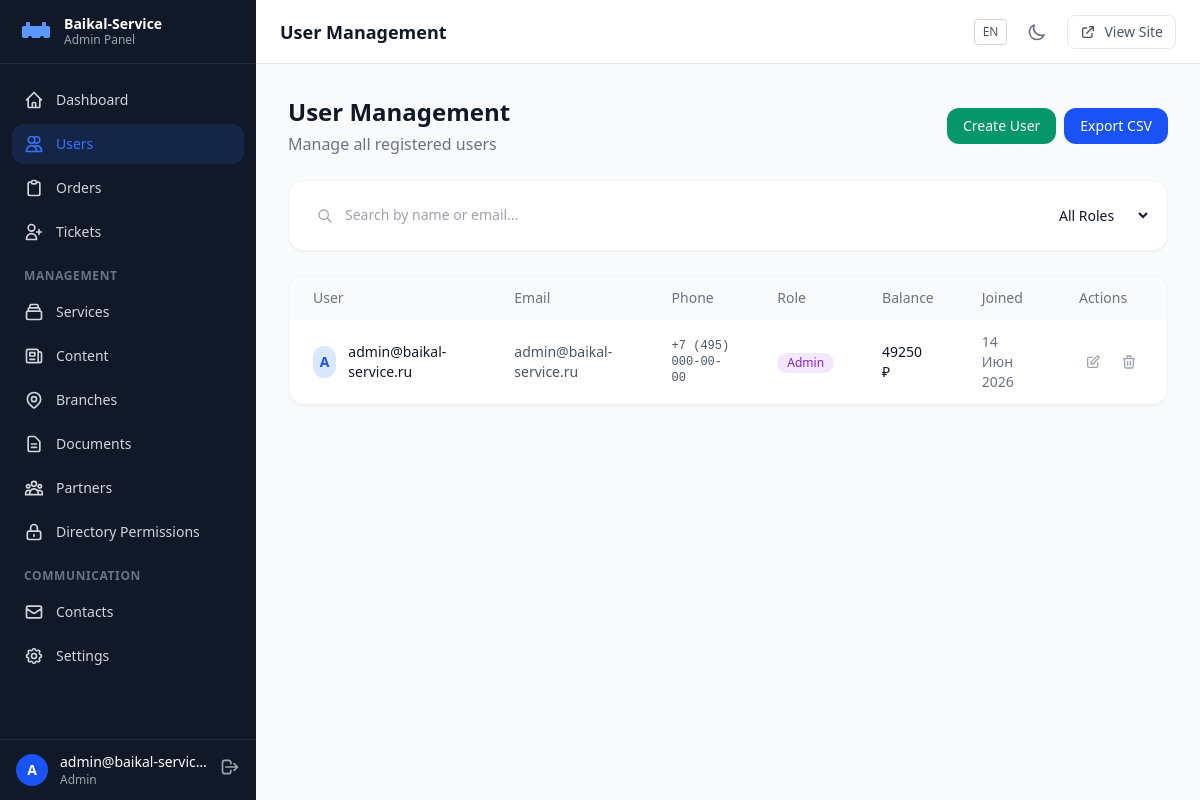
/ru/dashboard/users/ (signed in), run on an earlier commit of the app's database.
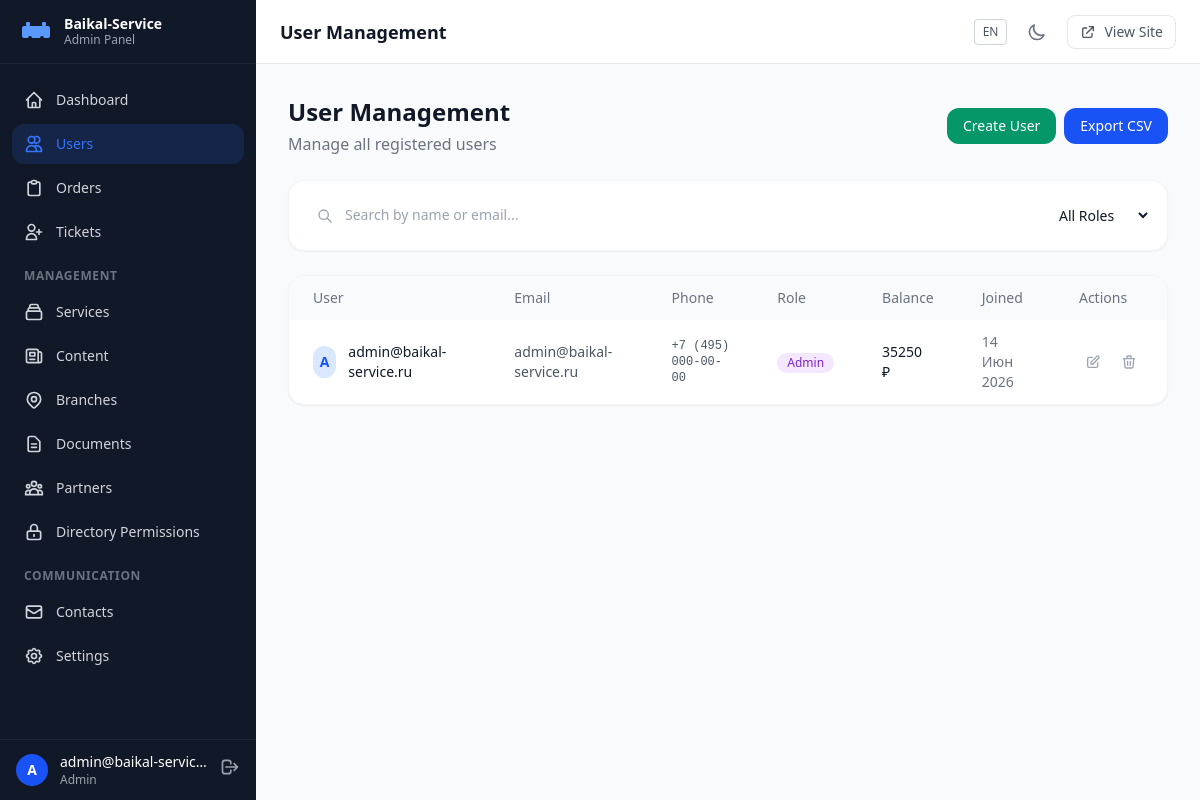
And on a later commit of the database.
### apps/users/models.py (models this page shows, shortened)
class CustomUser(AbstractUser):
    USERNAME_FIELD = 'email'
    REQUIRED_FIELDS = ['username']
    class Role(models.TextChoices):
        CLIENT = 'client', _('Client')
        MANAGER = 'manager', _('Manager')
        ADMIN = 'admin', _('Admin')
    email = models.EmailField(unique=True, verbose_name=_('Email'))
    phone = models.CharField(max_length=20, blank=True, verbose_name=_('Phone'))
    balance = models.DecimalField(max_digits=12, decimal_places=2, default=0, verbose_name=_('Balance'))
    role = models.CharField(max_length=20, choices=Role.choices, default=Role.CLIENT, verbose_name=_('Role'))
    language = models.CharField(max_length=5, choices=[('ru', 'Русский'), ('en', 'English')], default='ru', verbose_name=_('Language'))
    theme = models.CharField(max_length=10, choices=[('light', _('Light')), ('dark', _('Dark'))], default='light', verbose_name=_('Theme'))
    company_name = models.CharField(max_length=255, blank=True, verbose_name=_('Company name'))
    inn = models.CharField(max_length=12, blank=True, verbose_name=_('INN'))
    is_company = models.BooleanField(default=False, verbose_name=_('Legal entity'))
    avatar = models.ImageField(upload_to='uploads/avatars/', blank=True, null=True, verbose_name=_('Avatar'))
    class Meta:
        verbose_name = _('User')
        verbose_name_plural = _('Users')

### apps/dashboard/views.py (the view)
# urls.py: path('users/', views.DashboardUsersView.as_view(), name='users'),
class DashboardUsersView(DirectoryAccessMixin, StaffRequiredMixin, TemplateView):
    template_name = 'pages/dashboard/users.html'
    directory_keys = ['users']
    def get_context_data(self, **kwargs):
        context = super().get_context_data(**kwargs)
        context['users'] = User.objects.all()[:50]
        return context

### apps/core/context_processors.py (called while the page is built)
def site_settings(request):
    return {
        'SITE_NAME': 'Baikal-Service',
        'SITE_DESCRIPTION': 'Logistics and cargo transportation across Russia and CIS',
        'theme': getattr(request, 'theme', 'light'),
        'DEBUG': settings.DEBUG,
    }

### apps/dashboard/views.py (called while the page is built, shortened)
    def test_func(self):
        return self.request.user.is_staff or self.request.user.role in ['admin', 'manager']

    @property
    def is_admin(self):
        return self.request.user.role == 'admin'

    def dispatch(self, request, *args, **kwargs):
        if not request.user.is_authenticated:
            return self.handle_no_permission()
        if not (request.user.is_staff or request.user.role in ['admin', 'manager']):
            return self.handle_no_permission()
        return super().dispatch(request, *args, **kwargs)

    def get_blocked_directories(self):
        if self.is_admin or not self.is_manager:
            return set()

    def has_directory_access(self, keys):
        if self.is_admin or not self.is_manager:
            return True
        if isinstance(keys, str):
            keys = [keys]
        blocked = self.get_blocked_directories()
        return not any(k in blocked for k in keys)

### templates/pages/dashboard/users.html (shortened to what the changed rows need)
{% extends 'pages/dashboard/base_dashboard.html' %}{% load i18n %}
{% block dash_page_title %}{% translate 'User Management' %}{% endblock %}
{% block dash_content %}
<div class="flex flex-col sm:flex-row sm:items-center sm:justify-between gap-4 mb-6">
  <div>
    <h1 class="text-2xl font-bold text-gray-900 dark:text-white">{% translate 'User Management' %}</h1>
  </div>
</div>
<div class="bg-white dark:bg-gray-800 rounded-2xl shadow-sm border border-gray-100 dark:border-gray-700 overflow-hidden">
  <div class="overflow-x-auto">
    <table class="w-full text-sm" id="users-table">
      <thead class="bg-gray-50 dark:bg-gray-900 text-left">
        <tr>
          <th class="px-6 py-3 font-medium text-gray-500 dark:text-gray-400">{% translate 'User' %}</th>
          <th class="px-6 py-3 font-medium text-gray-500 dark:text-gray-400">{% translate 'Email' %}</th>
          <th class="px-6 py-3 font-medium text-gray-500 dark:text-gray-400">{% translate 'Phone' %}</th>
          <th class="px-6 py-3 font-medium text-gray-500 dark:text-gray-400">{% translate 'Role' %}</th>
          <th class="px-6 py-3 font-medium text-gray-500 dark:text-gray-400">{% translate 'Balance' %}</th>
          <th class="px-6 py-3 font-medium text-gray-500 dark:text-gray-400">{% translate 'Joined' %}</th>
          <th class="px-6 py-3 font-medium text-gray-500 dark:text-gray-400">{% translate 'Actions' %}</th>
        </tr>
      </thead>
      <tbody class="divide-y divide-gray-100 dark:divide-gray-700">
        {% for u in users %}
        <tr class="hover:bg-gray-50 dark:hover:bg-gray-700 transition-colors user-row">
          <td class="px-6 py-3">
            <div class="flex items-center gap-3">
              <div class="w-8 h-8 rounded-full bg-baikal-100 dark:bg-baikal-900/30 flex items-center justify-center text-baikal-600 dark:text-baikal-400 text-sm font-semibold">
                {{ u.first_name|first|default:u.email|first|upper }}
              </div>
              <div>
                <p class="font-medium text-gray-900 dark:text-white">{{ u.get_full_name|default:u.email }}</p>
              </div>
            </div>
          </td>
          <td class="px-6 py-3 text-gray-600 dark:text-gray-400">{{ u.email }}</td>
          <td class="px-6 py-3 text-gray-600 dark:text-gray-400 font-mono text-xs">{{ u.phone|default:'—' }}</td>
          <td class="px-6 py-3">
            <span class="inline-flex items-center px-2.5 py-0.5 rounded-full text-xs font-medium
              {% if u.role == 'admin' %}bg-purple-100 dark:bg-purple-900/30 text-purple-700 dark:text-purple-400
              {% elif u.role == 'manager' %}bg-blue-100 dark:bg-blue-900/30 text-blue-700 dark:text-blue-400
              {% else %}bg-gray-100 dark:bg-gray-700 text-gray-700 dark:text-gray-300{% endif %}">
              {{ u.get_role_display }}
            </span>
          </td>
          <td class="px-6 py-3 text-gray-900 dark:text-white font-medium">{{ u.balance|floatformat:0 }} ₽</td>
          <td class="px-6 py-3 text-gray-500 dark:text-gray-400">{{ u.date_joined|date:'d M Y' }}</td>
          <td class="px-6 py-3">
            <div class="flex items-center gap-2">
              <a href="{% url 'dashboard:user_edit' u.pk %}" class="p-1.5 rounded-lg text-gray-400 hover:text-baikal-600 dark:hover:text-baikal-400 hover:bg-gray-100 dark:hover:bg-gray-700 transition-colors" title="{% translate 'Edit' %}">
                <svg class="w-4 h-4" fill="none" stroke="currentColor" viewBox="0 0 24 24"><path stroke-linecap="round" stroke-linejoin="round" stroke-width="2" d="M11 5H6a2 2 0 00-2 2v11a2 2 0 002 2h11a2 2 0 002-2v-5m-1.414-9.414a2 2 0 112.828 2.828L11.828 15H9v-2.828l8.586-8.586z"/></svg>
              </a>
              <a href="{% url 'dashboard:user_delete' u.pk %}" class="p-1.5 rounded-lg text-gray-400 hover:text-red-600 hover:bg-red-50 dark:hover:bg-red-900/30 transition-colors" title="{% translate 'Delete' %}">
                <svg class="w-4 h-4" fill="none" stroke="currentColor" viewBox="0 0 24 24"><path stroke-linecap="round" stroke-linejoin="round" stroke-width="2" d="M19 7l-.867 12.142A2 2 0 0116.138 21H7.862a2 2 0 01-1.995-1.858L5 7m5 4v6m4-6v6m1-10V4a1 1 0 00-1-1h-4a1 1 0 00-1 1v3M4 7h16"/></svg>
              </a>
            </div>
          </td>
        </tr>
        {% empty %}
        <tr>
          <td colspan="7" class="px-6 py-8 text-center text-gray-500 dark:text-gray-400">{% translate 'No users found.' %}</td>
        </tr>
        {% endfor %}
      </tbody>
    </table>
  </div>
</div>
{% endblock %}

### templates/pages/dashboard/base_dashboard.html (shortened to what the changed rows need)
{% load i18n static %}
<!DOCTYPE html>
<html lang="{{ LANGUAGE_CODE }}">
<head>
  <link rel="stylesheet" href="https://cdnjs.cloudflare.com/ajax/libs/font-awesome/6.5.1/css/all.min.css">
  <script src="https://cdn.tailwindcss.com"></script>
</head>
<body class="bg-gray-50 dark:bg-gray-900 text-gray-900 dark:text-gray-100">
  <div class="flex min-h-screen">
    <aside id="sidebar" class="fixed lg:sticky top-0 left-0 z-50 lg:z-auto w-64 h-screen bg-gray-900 dark:bg-gray-950 flex flex-col flex-shrink-0">
      {% if request.user.is_authenticated %}
      <div class="border-t border-gray-800 px-4 py-3">
        <div class="flex items-center gap-3">
          <div class="w-8 h-8 rounded-full bg-baikal-600 flex items-center justify-center text-white text-sm font-semibold">
            {{ request.user.first_name|first|default:request.user.email|first|upper }}
          </div>
          <div class="min-w-0 flex-1">
            <p class="text-sm font-medium text-white truncate">{{ request.user.get_full_name|default:request.user.email }}</p>
            <p class="text-xs text-gray-400 truncate">{{ request.user.get_role_display }}</p>
          </div>
          <form method="post" action="{% url 'users:logout' %}">
            <button type="submit" class="text-gray-400 hover:text-white transition-colors" title="{% translate 'Logout' %}">
              <svg class="w-5 h-5" fill="none" stroke="currentColor" viewBox="0 0 24 24"><path stroke-linecap="round" stroke-linejoin="round" stroke-width="2" d="M17 16l4-4m0 0l-4-4m4 4H7m6 4v1a3 3 0 01-3 3H6a3 3 0 01-3-3V7a3 3 0 013-3h4a3 3 0 013 3v1"/></svg>
            </button>
          </form>
        </div>
      </div>
      {% endif %}
    </aside>
    <div class="flex-1 flex flex-col min-w-0">
      <header class="sticky top-0 z-30 bg-white dark:bg-gray-800 border-b border-gray-200 dark:border-gray-700 h-16 flex items-center px-4 sm:px-6 gap-3">
        <h2 class="text-lg font-semibold text-gray-900 dark:text-white hidden sm:block flex-1">{% block dash_page_title %}{% translate 'Dashboard' %}{% endblock %}</h2>
        {% get_current_language as LANGUAGE_CODE %}
        {% get_available_languages as LANGUAGES %}
      </header>
      <main class="flex-1 p-4 sm:p-6 lg:p-8">
        {% block dash_content %}{% endblock %}
      </main>
    </div>
  </div>
</body>
</html>

What changed in the data, as far as the page shows it:
changed CustomUser "admin@baikal-service.ru": balance "49250" → "35250"
